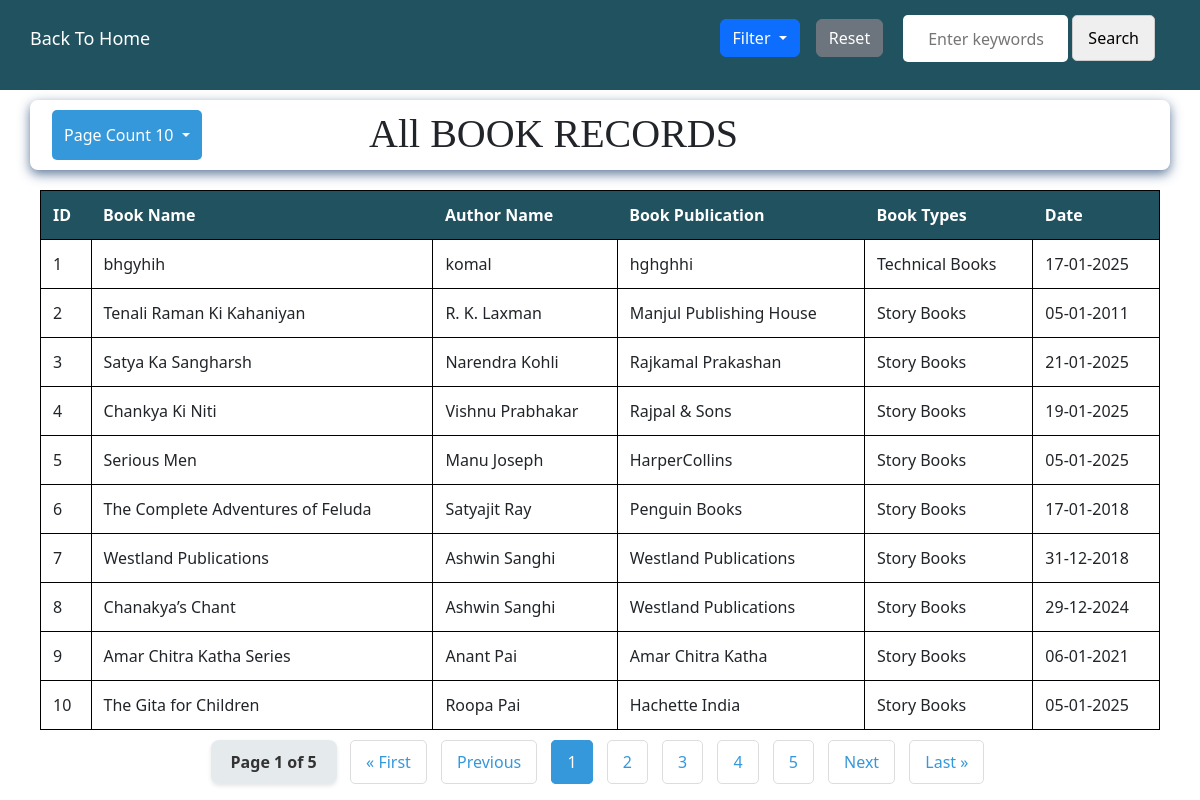
/allrecords?records_per_page=10&search=&filter=, run on the app's committed database.
### myapp/models.py (models this page shows, shortened)
class user(models.Model):
    id = models.AutoField(primary_key=True)
    book= models.CharField(max_length=30)
    author= models.CharField(max_length=30)
    publication= models.CharField(max_length=45)
    booktypes = models.CharField(max_length=45)
    date= models.DateField()
    updated_at = models.DateTimeField(auto_now=True)
    class Meta:
        ordering = ['-id']  # Default ordering by ID

### myapp/views.py (the view, shortened to what this page needs)
# urls.py: path('allrecords', views.allrecords, name='allrecords'),
def allrecords(request):
    query = request.GET.get('search', '')  # Get the search keyword from the input field
    filter_option = request.GET.get('filter', '')
    try:
        records_per_page = int(request.GET.get('records_per_page', 5))  # Default to 5 if not set or invalid
    except ValueError:
        records_per_page = 5  # Fallback to default if conversion fails
    users = user.objects.all().order_by('-id')  # Fetch all tasks
    if filter_option == 'published_before_2024':  # Published Before 2024
        users = users.filter(date__lt='2024-01-01')
    elif filter_option == 'published_after_2024':  # Published After 2024
        users = users.filter(date__gte='2024-01-01')
    elif filter_option == 'Religious Books':  # Filter by Religious book type
        users = users.filter(booktypes__icontains='Religious Books')
    elif filter_option == 'Technical Books':  # Filter by technical Books book type
        users = users.filter(booktypes__icontains='Technical Books')
    elif filter_option == 'Novel Books':  # Filter by Novel Books book type
        users = users.filter(booktypes__icontains='Novel Books')
    elif filter_option == 'Story Books':  # Filter by Novel Books book type
        users = users.filter(booktypes__icontains='Story Books')
    records_per_page = int(request.GET.get('records_per_page', 5))  # Default is 5 if no value is provided
    paginator = Paginator(users, records_per_page)  # Records per page based on user selection
    page_number = request.GET.get('page')  # Get the current page number from the query params
    page_obj = paginator.get_page(page_number)  # Get the tasks for the current page
    for idx, user_obj in enumerate(page_obj.object_list, start=1):
        user_obj.display_id = idx
    start_index = (page_obj.number - 1 )* records_per_page
    return render(request, 'allrecords.html', {
        'users': page_obj,
        'search': query,
        'filter': filter_option,
        'records_per_page': records_per_page,
        'start_index': start_index})

### myapp/templates/allrecords.html (shortened to what this page needs)
<!DOCTYPE html>
<html lang="en">
<head>
</head>
<body>
    <nav style="height: 90px;">
        <div  style="display: flex; align-items: center; gap: 20px;">
            <a href="{% url 'index' %}" style="margin-bottom: 40px;  margin-right: 10px;">Back To Home</a>
            <form action="{% url 'allrecords' %}" method="get" style="display: flex; align-items: center; gap: 10px; margin-left: auto;">
                    <div class="d-flex justify-content-center">
                        <div class="dropdown dropdown-hover me-3">
                            <button data-bs-toggle="dropdown"
                                class="btn btn-primary dropdown-toggle" type="button" id="dropdownMenuButton"
                                data-mdb-toggle="dropdown" aria-expanded="false">
                                Filter
                            </button>
                        </div>
                        <button type="button" class="btn btn-secondary" style="margin-bottom: 10px;" onclick="window.location.href='/allrecords'">
                            Reset
                        </button>
                    </div>
            </form>
            <form action="{% url 'index' %}" method="get"onsubmit="disableSearchButton()">
                <input type="text" style="width: 165px; height: 47px; border-radius: 5px; border: none; padding-left: 25px;" id="searchInput"
                 placeholder="Enter keywords" name="search" value="{{ search }}" required> &nbsp;
                <input type="submit" id="searchButton" value="Search">
            </form>
        </div>
    </nav>
    <div class="container" style="height: 70px;">
        <form action="{% url 'allrecords' %}" method="get" class="mb-4">
            <div class="dropdown dropdown-hover me-3" style="margin-left: 10px;">
                    <button data-bs-toggle="dropdown" class="btn btn-secondary dropdown-toggle" type="button"
                    id="dropdownMenuButton" style="background-color: white; color: white; background-color: #3498db; margin-bottom: 10px; height: 50px; border: none; border-radius: 5px;"
                    data-mdb-toggle="dropdown" aria-expanded="false">
                    Page Count  {{ records_per_page|default:5 }}
                </button>&nbsp;&nbsp;
            </div>
            <h1 style="margin-right: 420px; font-family: 'Times New Roman', Times, serif;">All BOOK RECORDS</h1>
        </form>
    </div>
    {% if not users %}
    <p style="text-align: center; color: #888;">No records found. Try adjusting your filters or search terms.</p>
    {% else %}
        <div class="table-container" style="margin-left: 40px; margin-right: 40px;">
            <table style="border: 1px solid black; border-collapse: collapse;">
                <thead>
                    <tr style="border: 1px solid black; border-collapse: collapse;">
                        <th>ID</th>
                        <th>Book Name</th>
                        <th>Author Name</th>
                        <th>Book Publication</th>
                        <th>Book Types</th>
                        <th>Date</th>
                    </tr>
                </thead>
                <tbody>
                    {% for i in users %}
                    <tr style="border: 1px solid black; border-collapse: collapse;">
                        <td scope="row" style="border: 1px solid black; border-collapse: collapse;">{{ users.start_index|add:forloop.counter0 }}</td>
                        <td style="border: 1px solid black; border-collapse: collapse;">{{ i.book }}</td>
                        <td style="border: 1px solid black; border-collapse: collapse;">{{ i.author }}</td>
                        <td style="border: 1px solid black; border-collapse: collapse;">{{ i.publication }}</td>
                        <td style="border: 1px solid black; border-collapse: collapse;">{{ i.booktypes }}</td>
                        <td style="border: 1px solid black; border-collapse: collapse;">{{ i.date|date:'d-m-Y' }}</td>
                    </tr>
                    {% endfor %}
                </tbody>
            </table>
        </div>
<div class="pagination">
    <div class="page-info" style="margin-top: -10px;">
        Page {{ users.number }} of {{ users.paginator.num_pages }}
    </div>
    <div class="pagination-links">
    {% if users.has_previous %}
        <a href="?page=1&search={{ search }}&filter={{ filter }}&records_per_page={{ records_per_page }}">« First</a>
        <a href="?page={{ users.previous_page_number }}&search={{ search }}&filter={{ filter }}&records_per_page={{ records_per_page }}">Previous</a>
    {% else %}
        <a class="disabled">« First</a>
        <a class="disabled">Previous</a>
        {% endif %}
        {% for num in users.paginator.page_range %}
        {% if users.number == num %}
        <a class="active">{{ num }}</a>
        {% else %}
            <a href="?page={{ num }}&search={{ search }}&filter={{ filter }}&records_per_page={{ records_per_page }}">{{ num }}</a>
            {% endif %}
    {% endfor %}
    {% if users.has_next %}
        <a href="?page={{ users.next_page_number }}&search={{ search }}&filter={{ filter }}&records_per_page={{ records_per_page }}">Next</a>
        <a href="?page={{ users.paginator.num_pages }}&search={{ search }}&filter={{ filter }}&records_per_page={{ records_per_page }}">Last »</a>
    {% else %}
        <a class="disabled">Next</a>
        <a class="disabled">Last »</a>
        {% endif %}
    </div>
</div>
{% endif %}
<link href="https://cdn.jsdelivr.net/npm/bootstrap@5.3.0-alpha1/dist/css/bootstrap.min.css" rel="stylesheet">
<link href="https://cdn.jsdelivr.net/npm/bootstrap@5.3.0/dist/css/bootstrap.min.css" rel="stylesheet">
</body>
</html>

### myapp/templates/allrecords.html (style rules this page uses)
body { font-family: Arial, sans-serif; margin: 0; padding: 0; background-color: #f4f4f9; }
nav { background-color: #215260; padding: 15px 30px; color: white; }
nav a { color: white; text-decoration: none; margin-right: 30px; font-size: 18px; }
.container { width: 80%; margin: 10px auto; background-color: white; padding: 10px; border-radius: 8px; box-shadow: 0 4px 12px rgba(68, 99, 138, 0.864); }
h1 { color: #34495e; text-align: center; margin-bottom: 20px; }
form { display: flex; justify-content: space-between; margin-bottom: 30px; flex-wrap: wrap; }
input[type="search"], select, input[type="submit"], .reset-btn { padding: 10px 15px; font-size: 16px; margin-right: 15px; margin-bottom: 10px; border-radius: 5px; border: 1px solid #ccc; }
table { width: 100%; border-collapse: collapse; margin-top: 20px; }
th, td { padding: 12px; text-align: left; border-bottom: 1px solid #ddd; }
th { background-color: #215260; color: white; }
.btn, .btn-danger { padding: 8px 16px; color: white; text-decoration: none; border-radius: 4px; }
.btn { background-color: #0911aa; }
.pagination { display: flex; justify-content: center; list-style-type: none; padding: 0; margin-top: 30px; }
.pagination { display: flex; justify-content: center; margin: 20px 0; }
.pagination a { color: #3498db; text-decoration: none; padding: 10px 15px; border: 1px solid #ddd; margin: 0 5px; border-radius: 5px; }
.pagination a.active { background-color: #3498db; color: white; border-color: #3498db; }
.page-info { font-size: 16px; font-weight: 600; color: #333; background-color:rgba(186, 200, 208, 0.382); padding: 10px 20px; border-radius: 8px; box-shadow: 0 2px 4px rgba(0, 0, 0, 0.1); text-align: center; }

### data on the page
user: start_index|add "1", book "bhgyhih", author "komal", publication "hghghhi", booktypes "Technical Books", date "17-01-2025"
user: start_index|add "2", book "Tenali Raman Ki Kahaniyan", author "R. K. Laxman", publication "Manjul Publishing House", booktypes "Story Books", date "05-01-2011"
user: start_index|add "3", book "Satya Ka Sangharsh", author "Narendra Kohli", publication "Rajkamal Prakashan", booktypes "Story Books", date "21-01-2025"
user: start_index|add "4", book "Chankya Ki Niti", author "Vishnu Prabhakar", publication "Rajpal & Sons", booktypes "Story Books", date "19-01-2025"
user: start_index|add "5", book "Serious Men", author "Manu Joseph", publication "HarperCollins", booktypes "Story Books", date "05-01-2025"
user: start_index|add "6", book "The Complete Adventures of Feluda", author "Satyajit Ray", publication "Penguin Books", booktypes "Story Books", date "17-01-2018"
user: start_index|add "7", book "Westland Publications", author "Ashwin Sanghi", publication "Westland Publications", booktypes "Story Books", date "31-12-2018"
user: start_index|add "8", book "Chanakya’s Chant", author "Ashwin Sanghi", publication "Westland Publications", booktypes "Story Books", date "29-12-2024"
user: start_index|add "9", book "Amar Chitra Katha Series", author "Anant Pai", publication "Amar Chitra Katha", booktypes "Story Books", date "06-01-2021"
user: start_index|add "10", book "The Gita for Children", author "Roopa Pai", publication "Hachette India", booktypes "Story Books", date "05-01-2025"

### other printed values
{{ records_per_page|default:5 }} "10"
{{ users.number }} "1"
{{ users.paginator.num_pages }} "5"
{{ num }} "1"
{{ num }} "2" "3" "4" "5"
